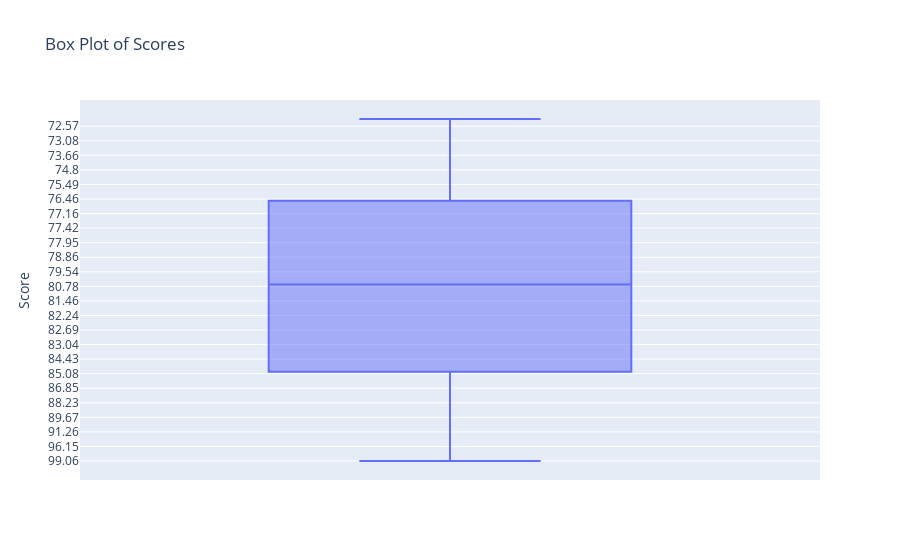

The notebook cell this image was saved under:
### Code cell
# Box Plot
fig = px.box(df, y='Score', title='Box Plot of Scores')
fig.show()

### Figure 1 — Plotly figure (JSON) as saved in the notebook; plotly's stock layout.template omitted (floating-point values rounded to 4 significant figures)
{"data": [{"alignmentgroup": "True", "hovertemplate": "Score=%{y}<extra></extra>", "legendgroup": "", "marker": {"color": "#636efa"}, "name": "", "notched": false, "offsetgroup": "", "orientation": "v", "showlegend": false, "type": "box", "x0": " ", "xaxis": "x", "y": ["99.06", "98.13", "96.75", "96.53", "96.15", "94.4", "93.69", "92.08", "91.26", "91.23", "90.68", "90.3", "89.67", "89.11", "88.73", "88.52", "88.23", "87.76", "87.64", "87.62", "86.85", "86.6", "86.38", "86.02", "85.08", "84.96", "84.75", "84.64", "84.43", "83.79", "83.39", "83.39", "83.26", "83.04", "82.95", "82.87", "82.8", "82.69", "82.48", "82.38", "82.34", "82.24", "82.06", "81.93", "81.82", "81.46", "81.08", "80.96", "80.83", "80.78", "80.68", "80.11", "79.69", "79.54", "79.46", "79.39", "79.08", "78.86", "78.86", "78.77", "78.72", "78.49", "77.95", "77.94", "77.75", "77.55", "77.42", "77.35", "77.28", "77.22", "77.16", "76.77", "76.77", "76.76", "76.56", "76.46", "76.46", "76.32", "75.66", "75.52", "75.49", "75.45", "75.11", "74.89", "74.8", "74.79", "74.13", "74.11", "73.66", "73.59", "73.21", "73.16", "73.08", "73.05", "72.95", "72.74", "72.57", "72.33", "72.03", "72.03"], "y0": " ", "yaxis": "y"}], "layout": {"boxmode": "group", "legend": {"tracegroupgap": 0}, "title": {"text": "Box Plot of Scores"}, "xaxis": {"anchor": "y", "domain": [0, 1]}, "yaxis": {"anchor": "x", "domain": [0, 1], "title": {"text": "Score"}}}}
